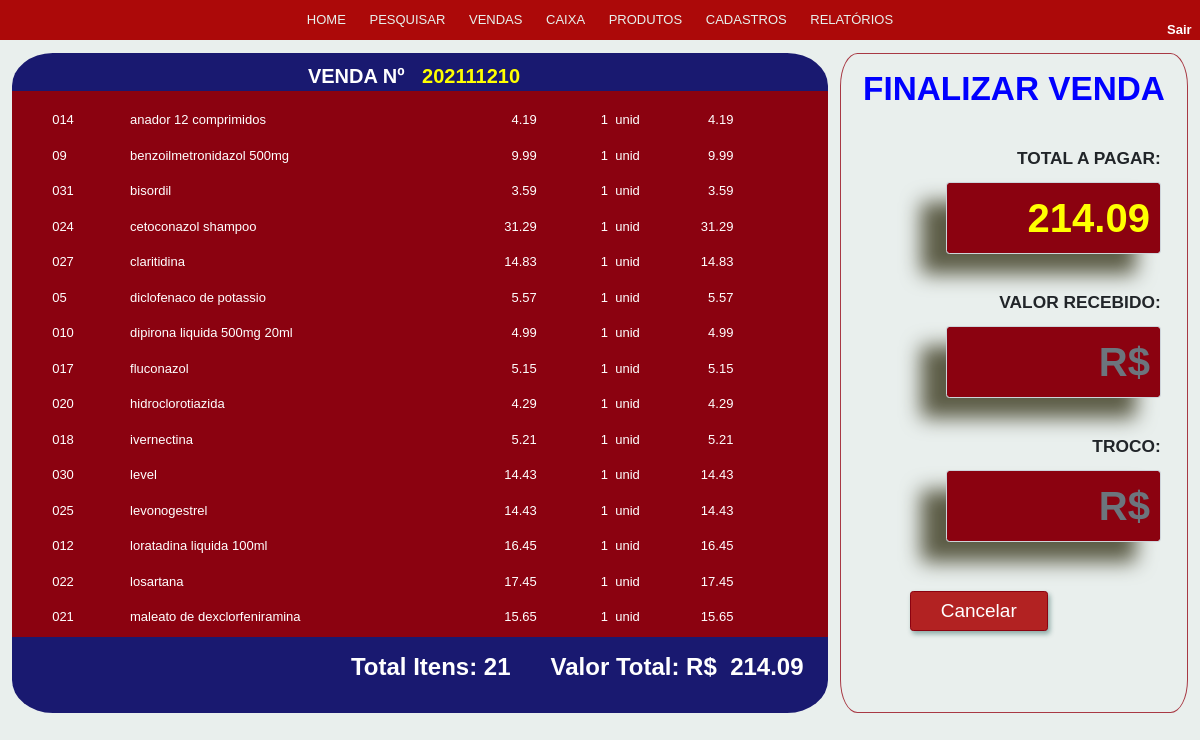
/view/FecharVendaCaixa.php?id_get_venda_up=75, run on the app's committed database.
### tables this page shows
CREATE TABLE IF NOT EXISTS `venda` (
  `id_venda` INT NOT NULL AUTO_INCREMENT,
  `codigo_venda` INT(15) NOT NULL,
  `pessoa_id_pessoa_vendedor` INT NULL,
  `pessoa_id_pessoa_cliente` INT NULL,
  `data_venda` VARCHAR(11) NULL,
  `tipo_pagamento` ENUM('a vista', 'debito', 'credito') NULL,
  `status_venda` ENUM('aberto', 'fechado', 'cancelado') NULL,
  `valor_venda_sem_desconto` DECIMAL(10,2) NULL,
  `desconto` DECIMAL(10,2) NULL,
  `valor_venda_com_desconto` DECIMAL(10,2) NULL,
  `total_item_venda` INT NULL,
  INDEX `fk_venda_pessoa1_idx` (`pessoa_id_pessoa_vendedor` ASC) ,
  INDEX `fk_venda_pessoa2_idx` (`pessoa_id_pessoa_cliente` ASC) ,
  UNIQUE INDEX `id_venda_UNIQUE` (`id_venda` ASC) ,
  PRIMARY KEY (`id_venda`),
  CONSTRAINT `fk_venda_pessoa1`
    FOREIGN KEY (`pessoa_id_pessoa_vendedor`)
    REFERENCES `pessoa` (`id_pessoa`)
    ON DELETE NO ACTION
    ON UPDATE NO ACTION,
  CONSTRAINT `fk_venda_pessoa2`
    FOREIGN KEY (`pessoa_id_pessoa_cliente`)
    REFERENCES `pessoa` (`id_pessoa`)
    ON DELETE NO ACTION
    ON UPDATE NO ACTION);

CREATE TABLE IF NOT EXISTS `produto` (
  `id_produto` INT NOT NULL AUTO_INCREMENT,
  `nome_produto` VARCHAR(60) NOT NULL,
  `preco_custo` DECIMAL(10,2) NULL,
  `preco_venda` DECIMAL(10,2) NULL,
  `codigo_barras` VARCHAR(45) NULL,
  `pessoa_id_pessoa` INT NOT NULL,
  PRIMARY KEY (`id_produto`),
  INDEX `fk_produto_pessoa1_idx` (`pessoa_id_pessoa` ASC) ,
  CONSTRAINT `fk_produto_pessoa1`
    FOREIGN KEY (`pessoa_id_pessoa`)
    REFERENCES `pessoa` (`id_pessoa`)
    ON DELETE NO ACTION
    ON UPDATE NO ACTION);

CREATE TABLE IF NOT EXISTS `item_Venda` (
  `id_item_venda` INT NOT NULL AUTO_INCREMENT,
  `venda_id_venda` INT NOT NULL,
  `produto_id_produto` INT NOT NULL,
  `quantidade_item` INT NULL,
  `valor_total_item` DECIMAL(10,2) NULL,
  PRIMARY KEY (`id_item_venda`),
  INDEX `fk_Item_Venda_venda1_idx` (`venda_id_venda` ASC) ,
  INDEX `fk_Item_Venda_produto1_idx` (`produto_id_produto` ASC) ,
  CONSTRAINT `fk_Item_Venda_venda1`
    FOREIGN KEY (`venda_id_venda`)
    REFERENCES `venda` (`id_venda`)
    ON DELETE NO ACTION
    ON UPDATE NO ACTION,
  CONSTRAINT `fk_Item_Venda_produto1`
    FOREIGN KEY (`produto_id_produto`)
    REFERENCES `produto` (`id_produto`)
    ON DELETE NO ACTION
    ON UPDATE NO ACTION);

### model/Venda.php (called while the page is built, shortened)
<?php
require_once 'Conexao.php';
require_once 'Produto.php';
require_once 'ItemVenda.php';
class Venda
{
    public function selectVendaAbertaLikeId($idVendaLike)
    {
        $conexao = new Conexao();
        $dados  = $conexao->pdo->prepare("SELECT * FROM venda WHERE id_venda = :id AND status_venda = 'aberto'");
        $dados->bindValue("id", $idVendaLike);
        $dados->execute();
        $dadosSelecionados = $dados->fetchAll(PDO::FETCH_ASSOC);
        return $dadosSelecionados;
    }
}
?>

### model/Conexao.php (called while the page is built, shortened)
<?php
class Conexao {
   public $dbname = "projeto_cristofarma";
   public $host = "localhost";
   public $user = "root";
   public $senha = "";
    function __construct()
    {
        try {
            $this->pdo  = new PDO("mysql:dbname=" . $this->dbname . ";host=" . $this->host, $this->user, $this->senha);
        } catch (PDOException $e) {
            echo "Erro com Banco de Dados: " . $e->getMessage();
            exit();
        } catch (Exception $e) {
            echo "Erro Generico: " . $e->getMessage();
            exit();
        }
    }
}
?>

### model/ItemVenda.php (called while the page is built, shortened)
<?php
require_once 'Produto.php';
require_once 'Venda.php';
require_once 'Conexao.php';
class ItemVenda
{
    public function selectItemVendaLikeId($id_venda){
        $conexao = new Conexao();
        $dados = $conexao->pdo->prepare(" SELECT * FROM item_venda WHERE venda_id_venda = :idv");
        $dados->bindValue("idv", $id_venda);
        $dados->execute();
        $dadosSelecionados = $dados->fetchAll(PDO::FETCH_ASSOC);
        return $dadosSelecionados;
    }
}
?>

### model/Produto.php (called while the page is built, shortened)
<?php
require_once 'Conexao.php';
require_once 'Venda.php';
class Produto
{
        public function selectProduto($id_up)
    {
        $conexao = new Conexao();
        $dados  = $conexao->pdo->prepare("SELECT * FROM produto WHERE id_produto = :id" );
        $dados->bindValue("id", $id_up);
        $dados->execute();
        $dadosSelecionados = $dados->fetch(PDO::FETCH_ASSOC);
        return $dadosSelecionados;
    }
}
?>

### view/FecharVendaCaixa.php (the view, shortened to what this page needs)
<!doctype html>
<html lang="pt">
<head>
    <link rel="stylesheet" href="../css/bootstrap/nav/navegador.css">
    <link rel="stylesheet" href="../css/estilo.css">
</head>
<body>
    <header>
        <nav class="dp-menu">
            <ul>
                <li><a href="home.php">HOME</a></li>
                <li><a href="#">PESQUISAR</a>
                </li>
                <li><a href="Vendas.php">VENDAS</a></li>
                <li><a href="Caixa.php">CAIXA</a></li>
                <li><a href="#">PRODUTOS</a>
                </li>
                <li><a href="Cadastros.php">CADASTROS</a></li>
                <li><a href="#">RELATÓRIOS</a>
            </ul>
        </nav>
    </header>
    <section id="principalCaaixa">
        <div id="vendaDetalhada">
            <div id="divSair">
                <a href="../index.php">Sair</a>
            </div>
            <div id="divDetalharVenda" style="background-color: #191970; border: none;">
                <?php
                require_once '../model/Produto.php';
                require_once '../model/Venda.php';
                require_once '../model/Cupom.php';
                $produto = new Produto();
                $itemVenda = new ItemVenda();
                $venda = new Venda();
                if (isset($_GET['id_get_venda_up'])) {
                    $codigo_venda = $_GET['id_get_venda_up'];
                    $ListVendaReturn = $venda->selectVendaAbertaLikeId($codigo_venda);
                    $id_venda = $ListVendaReturn[0]['id_venda'];
                    $codigo_venda_return = $ListVendaReturn[0]['codigo_venda'];
                    $valor_venda_return = $ListVendaReturn[0]['valor_venda_com_desconto'];
                    $total_item_venda_return = $ListVendaReturn[0]['total_item_venda'];
                }
                ?>
                <legend style="color: white; font-weight: bold; margin-top: 1%;"> VENDA Nº <input id="saidaIdVendaFecharCaixa" size="8" value="<?php echo $codigo_venda_return; ?>" style="background-color: #191970; color: yellow ; text-align: center; margin-top: -30%; border: none;
            text-decoration: none; font-weight: bold; font-size: 15pt;"><br>
                    <div>
                        <div id="descricaoVendaCaixa" class="scroll">
                            <?php
                            if (isset($ListVendaReturn) && !empty($ListVendaReturn)) {
                                $itemVendaReturn = $itemVenda->selectItemVendaLikeId($id_venda);
                                $complemento = 0;
                            ?><br>
                                <table style="width: 95%; text-align: right; color: white; margin-top: -2%; margin-left: 2%; font-weight: normal; font-family: Times New 'Times New Roman', Times, serif" >
                                <?php
                                for ($i = 0; $i < count($itemVendaReturn); $i++) {
                                    echo "<tr>";
                                    foreach ($itemVendaReturn[$i] as $key => $value) {
                                        if ($key == "produto_id_produto")
                                        {
                                            $dados = $produto->selectProduto($value);
                                            echo "<td style='text-align: left;'>" . $complemento . $dados['id_produto'] . "</td>";
                                            echo "<td style='text-align: left;'>" . $dados['nome_produto'] . "</td>";
                                        }
                                    }
                                    foreach ($itemVendaReturn[$i] as $key => $value) {
                                        if ($key == "valor_total_item")
                                        {
                                            echo "<td>" . $dados['preco_venda'] . "</td>";
                                        }
                                    }
                                    foreach ($itemVendaReturn[$i] as $key => $value) {
                                        if ($key == "quantidade_item")
                                        {
                                            echo "<td>" . $value . '&nbsp unid' . "</td>";
                                        }
                                    }
                                    foreach ($itemVendaReturn[$i] as $key => $value) {
                                        if ($key == "valor_total_item")
                                        {
                                            echo "<td>" . $value . "</td>";
                                            echo "<td>" . "</td>";
                                        }
                                    }
                                    echo "</tr>";
                                }
                            }
                                ?>
                                </table>
                        </div>
                        <div id="resumoVenda" style=" color: white; font-size: 18pt; font-family: Arial, Helvetica, sans-serif; float: right; margin-right: 3%; margin-top: 1.5%;">
                            <?php
                            if (isset($ListVendaReturn) && !empty($ListVendaReturn)) {
                                echo 'Total Itens:&nbsp;' . $total_item_venda_return . '&nbsp;&nbsp;&nbsp;&nbsp;&nbsp;&nbsp;';
                                echo 'Valor Total: R$ &nbsp;' . $valor_venda_return;
                            }
                            ?>
                        </div>
                    </div>
            </div>
        <form id="fecharVendaCaixa" name="fecharVenda" action="" method="POST">
                <legend style="margin-bottom: 10%; font-size: 25pt; font-weight: bolder; color: blue;">FINALIZAR VENDA</legend>
                <label>Total a Pagar:</label><br>
                <input id="valorPagar" class="form-control" name="totalApagar" size="6" placeholder="R$" placeholder="R$" value="<?php if (isset($ListVendaReturn)) {
                                                                                                                                        echo number_format($valor_venda_return, 2, '.', '.');
                                                                                                                                    } ?>"><br><br><br>
                <label>Valor Recebido:</label><br>
                <input id="valorRecebido" class="form-control" name="valorRecebido" type="text" size="6" placeholder="R$" value="<?php
                                                                                                                                    if (isset($GET['valorRecebido'])) {
                                                                                                                                        echo number_format($valorDigitado, 2, '.', '.');
                                                                                                                                    }
                                                                                                                                    ?>"><br><br><br>
                <label>Troco:</label><br>
                <input id="troco" class="form-control" name="troco" size="6" placeholder="R$" value="<?php if (isset($valorDigitado)) {
                                                                                                            echo number_format($troco, 2, '.', '.');
                                                                                                        } ?>" disabled><br><br>
            <button type="submit"  class="btn btn-outline-danger" id="btnCancelar" name="btnCancelar" onclick="" style="display: inline; margin-left: 18%; margin-top: 15%;">Cancelar</button>
        </form>
        </div>
    </section>
</body>
</html>

### css/estilo.css (style rules this page uses)
* { padding: 0px; margin: 0px; font-family: sans-serif; font-size: 13px; }
#cadastro input, label { display: inline-block; font-size: 13pt; }
legend { text-align: center; font-size: 15pt; margin-top: 0px; }
input { font-size: 13pt; }
.btn { padding: 5px 30px; text-align: center; text-decoration: none; display: inline-block; font-size: 19px; box-shadow: 2px 3px 5px rgb(10 74 67 / 42%); }
.btn-outline-danger { color: #fff; background-color: #B22222; border: #8b0210 solid 1px; }
#fecharVendaCaixa { text-transform: capitalize; font-size: 18pt ; width: 29%; border: rgba(168, 57, 68) solid 1px; height: 660px; float: right; margin-right: 1%; padding: 10px; border-radius: 5%; }
#fecharVendaCaixa label { text-transform: uppercase; font-size: 13pt ; font-weight: bolder; float: right; margin-right: 5%; }
#fecharVendaCaixa input { font-size: 30pt; height: auto; text-align: right; float: right; margin-right: 5%; background-color: #8b0210; color: yellow; font-weight: bold; box-shadow: 5px 5px 0px #333; -webkit-box-shadow: -25px 20px 20px rgb(92, 92, 70); -moz-box-shadow: 5px 5px 0px #333; }
#divDetalharVenda { border: rgba(168, 57, 68) solid 1px; background-color: #8b0210; width: 68%; height: 660px; margin-left: 1%; float: left; border-radius: 5%; }
#descricaoVendaCaixa { background-color: #8b0210; width: 100%; height: 42em; padding: 1%; }
.scroll { max-width: 100%; overflow: auto; }
#divSair { width: 2%; font-size: 12pt; float: right; margin-right: 1%; margin-left: 80%; margin-top: -3%; }
#divSair a { color: white; font-weight: bolder; padding: 3px; }

### data on the page
venda: codigo_venda "202111210", total_item_venda "21", valor_venda_com_desconto "214.09", totalApagar "214.09"
produto: id_produto "14", nome_produto "anador 12 comprimidos", preco_venda "4.19"
item_venda: quantidade_item "1", valor_total_item "4.19"
produto: id_produto "9", nome_produto "benzoilmetronidazol 500mg", preco_venda "9.99"
item_venda: quantidade_item "1", valor_total_item "9.99"
produto: id_produto "31", nome_produto "bisordil", preco_venda "3.59"
item_venda: quantidade_item "1", valor_total_item "3.59"
produto: id_produto "24", nome_produto "cetoconazol shampoo", preco_venda "31.29"
item_venda: quantidade_item "1", valor_total_item "31.29"
produto: id_produto "27", nome_produto "claritidina", preco_venda "14.83"
item_venda: quantidade_item "1", valor_total_item "14.83"
produto: id_produto "5", nome_produto "diclofenaco de potassio", preco_venda "5.57"
item_venda: quantidade_item "1", valor_total_item "5.57"
produto: id_produto "10", nome_produto "dipirona liquida 500mg 20ml", preco_venda "4.99"
item_venda: quantidade_item "1", valor_total_item "4.99"
produto: id_produto "17", nome_produto "fluconazol", preco_venda "5.15"
item_venda: quantidade_item "1", valor_total_item "5.15"
produto: id_produto "20", nome_produto "hidroclorotiazida", preco_venda "4.29"
item_venda: quantidade_item "1", valor_total_item "4.29"
produto: id_produto "18", nome_produto "ivernectina", preco_venda "5.21"
item_venda: quantidade_item "1", valor_total_item "5.21"
produto: id_produto "30", nome_produto "level", preco_venda "14.43"
item_venda: quantidade_item "1", valor_total_item "14.43"
produto: id_produto "25", nome_produto "levonogestrel", preco_venda "14.43"
item_venda: quantidade_item "1", valor_total_item "14.43"
produto: id_produto "12", nome_produto "loratadina liquida 100ml", preco_venda "16.45"
item_venda: quantidade_item "1", valor_total_item "16.45"
produto: id_produto "22", nome_produto "losartana", preco_venda "17.45"
item_venda: quantidade_item "1", valor_total_item "17.45"
produto: id_produto "21", nome_produto "maleato de dexclorfeniramina", preco_venda "15.65"
item_venda: quantidade_item "1", valor_total_item "15.65"
